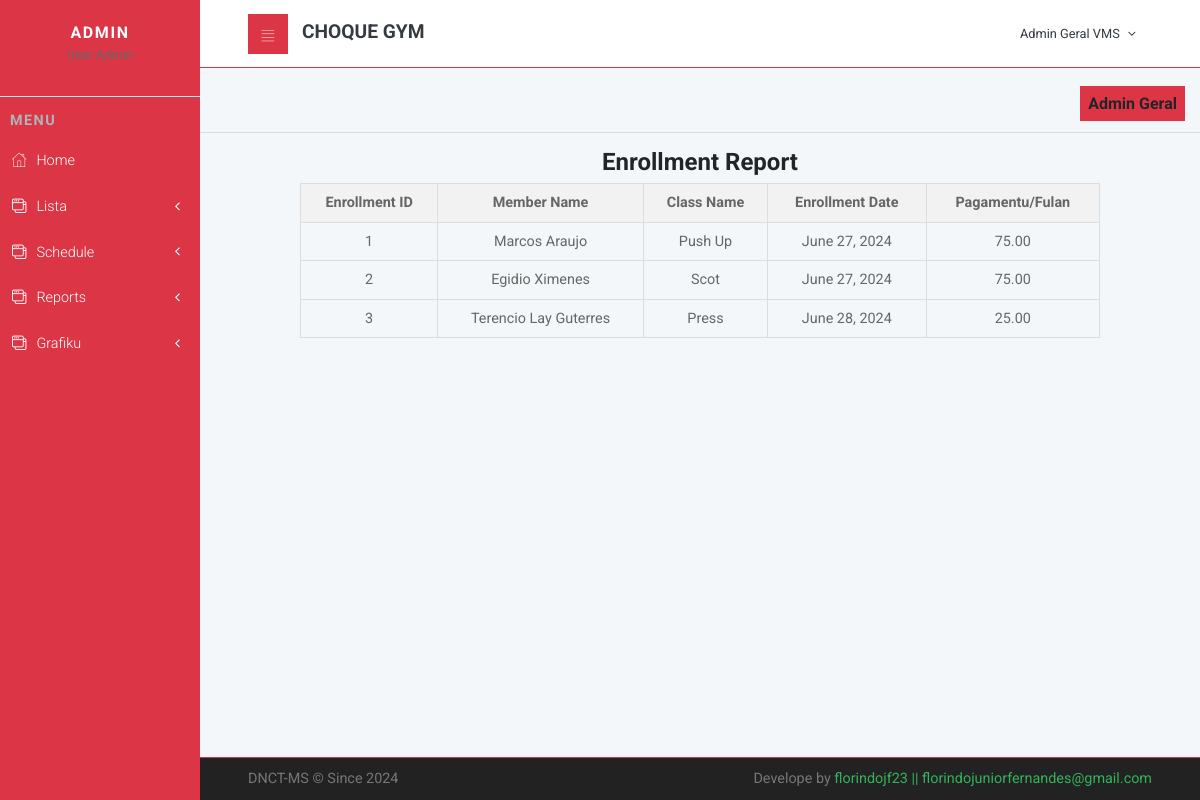
/reports/enrollments/ (signed in), run on the app's committed database.
### cliente/models.py (models this page shows, shortened)
class Enrollment(models.Model):
    member = models.ForeignKey(Member, on_delete=models.CASCADE)
    gym_class = models.ForeignKey(GymClass, on_delete=models.CASCADE)
    enrollment_date = models.DateField(auto_now_add=True)
    def get_total_payment(self):
        duration_in_months = self.member.get_duration_in_months()
        if duration_in_months is not None:
            return duration_in_months * self.gym_class.payment_per_month
        else:
            return None

class Member(models.Model):
    nu_id = models.CharField(max_length=20,unique=True,null=True)
    naran = models.CharField(max_length=200,null=True)
    sexo = models.CharField(choices=[('Mane','Mane'),('Feto','Feto')],max_length=10,null=True,blank=True)
    naturalidade = models.CharField(max_length=200,null=True,blank=True)
    data_moris = models.DateField(null=True)
    join_date = models.DateField(auto_now_add=True)
    end_date = models.DateField(null=True)
    enderesu = models.CharField(max_length=200,null=True,blank=True)
    municipio = models.ForeignKey(Municipality, on_delete=models.CASCADE,null=True,blank=True)
    status = models.CharField(choices=[('Solteiru/a','Solteiru/a'),('Marridu/a','Marridu/a')],max_length=10,null=True,blank=True)
    phone = models.CharField(max_length=200,null=True)
    email = models.EmailField(max_length=200,null=True,blank=True)
    fotografia = models.ImageField(upload_to='images/',null=True, blank=True)
    documentos = models.FileField(upload_to='CV/', null=True, blank=True)
    def get_duration_in_months(self):
        if self.end_date:
            delta = relativedelta(self.end_date, self.join_date)
            return delta.years * 12 + delta.months
        else:
            return None

class GymClass(models.Model):
    name = models.CharField(max_length=100)
    description = models.TextField()
    start_time = models.TimeField()
    end_time = models.TimeField()
    days_of_week = models.CharField(max_length=150)
    payment_per_month = models.DecimalField(max_digits=6, decimal_places=2, default=25.00)

### main/views.py (the view)
# urls.py: path('reports/enrollments/', views.enrollment_report, name='enrollment_report'),
@login_required
def enrollment_report(request):
    enrollments = Enrollment.objects.select_related('member', 'gym_class').all()
    return render(request, 'main/enrollment_report.html', {'enrollments': enrollments})

### main/templates/main/enrollment_report.html
{% extends 'main/layout.html' %}
{% load static %}
{% load crispy_forms_tags %}
{% block content %}
<div style="text-align: center;">
    <h1>Enrollment Report</h1>
    <table style="margin: auto; width: 80%; border-collapse: collapse; border: 1px solid #ddd;">
        <thead>
            <tr style="background-color: #f2f2f2;">
                <th style="border: 1px solid #ddd; padding: 8px;">Enrollment ID</th>
                <th style="border: 1px solid #ddd; padding: 8px;">Member Name</th>
                <th style="border: 1px solid #ddd; padding: 8px;">Class Name</th>
                <th style="border: 1px solid #ddd; padding: 8px;">Enrollment Date</th>
                <th style="border: 1px solid #ddd; padding: 8px;">Pagamentu/Fulan</th>
            </tr>
        </thead>
        <tbody>
            {% for enrollment in enrollments %}
            <tr>
                <td style="border: 1px solid #ddd; padding: 8px;">{{ enrollment.id }}</td>
                <td style="border: 1px solid #ddd; padding: 8px;">{{ enrollment.member.naran }}</td>
                <td style="border: 1px solid #ddd; padding: 8px;">{{ enrollment.gym_class.name }}</td>
                <td style="border: 1px solid #ddd; padding: 8px;">{{ enrollment.enrollment_date }}</td>
                <td style="border: 1px solid #ddd; padding: 8px;">{{ enrollment.get_total_payment }}</td>
            </tr>
            {% empty %}
            <tr>
                <td colspan="4" style="border: 1px solid #ddd; padding: 8px;">No enrollments found.</td>
            </tr>
            {% endfor %}
        </tbody>
    </table>
</div>
{% endblock %}

### static/css/style.default.css (style rules this page uses)
body { overflow-x: hidden; }
table { font-size: 0.9em; color: #666; }
body { font-family: "Roboto", sans-serif; font-size: 1rem; font-weight: 400; line-height: 1.5; color: #212529; background-color: #fff; }
h1, h2, h3, h4, h5, h6, .h1, .h2, .h3, .h4, .h5, .h6 { margin-bottom: 0.5rem; font-family: inherit; font-weight: 700; line-height: 1.1; color: inherit; }
h1, .h1 { font-size: 1.5rem; }

### data on the page
Enrollment: id "1", member.naran "Marcos Araujo", gym_class.name "Push Up", enrollment_date "June 27, 2024", get_total_payment "75.00"
Enrollment: id "2", member.naran "Egidio Ximenes", gym_class.name "Scot", enrollment_date "June 27, 2024", get_total_payment "75.00"
Enrollment: id "3", member.naran "Terencio Lay Guterres", gym_class.name "Press", enrollment_date "June 28, 2024", get_total_payment "25.00"
